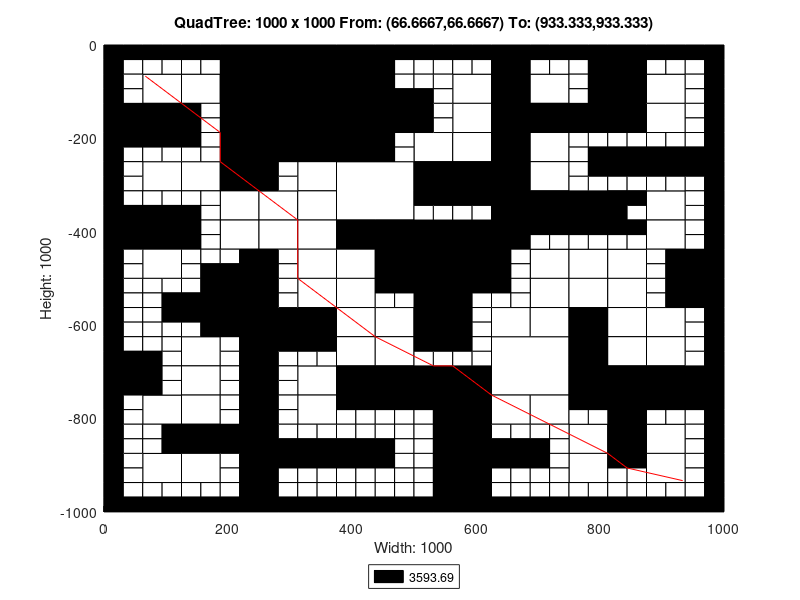

Write the MATLAB code that produced this figure.
axis([0 1000 -1000 0]);
title('QuadTree: 1000 x 1000 From: (66.6667,66.6667) To: (933.333,933.333)');
xlabel('Width: 1000');
ylabel('Height: 1000');
rectangle('Position',[250 -125 125 125], 'FaceColor',[0 0 0]);
rectangle('Position',[250 -250 125 125], 'FaceColor',[0 0 0]);
rectangle('Position',[375 -375 125 125], 'FaceColor',[1 1 1]);
rectangle('Position',[500 -500 125 125], 'FaceColor',[0 0 0]);
rectangle('Position',[625 -750 125 125], 'FaceColor',[1 1 1]);
rectangle('Position',[62.5 -125 62.5 62.5], 'FaceColor',[1 1 1]);
rectangle('Position',[187.5 -62.5 62.5 62.5], 'FaceColor',[0 0 0]);
rectangle('Position',[125 -125 62.5 62.5], 'FaceColor',[1 1 1]);
rectangle('Position',[187.5 -125 62.5 62.5], 'FaceColor',[0 0 0]);
rectangle('Position',[0 -187.5 62.5 62.5], 'FaceColor',[0 0 0]);
rectangle('Position',[62.5 -187.5 62.5 62.5], 'FaceColor',[0 0 0]);
rectangle('Position',[187.5 -187.5 62.5 62.5], 'FaceColor',[0 0 0]);
rectangle('Position',[187.5 -250 62.5 62.5], 'FaceColor',[0 0 0]);
rectangle('Position',[375 -62.5 62.5 62.5], 'FaceColor',[0 0 0]);
rectangle('Position',[375 -125 62.5 62.5], 'FaceColor',[0 0 0]);
rectangle('Position',[375 -187.5 62.5 62.5], 'FaceColor',[0 0 0]);
rectangle('Position',[437.5 -187.5 62.5 62.5], 'FaceColor',[0 0 0]);
rectangle('Position',[375 -250 62.5 62.5], 'FaceColor',[0 0 0]);
rectangle('Position',[62.5 -312.5 62.5 62.5], 'FaceColor',[1 1 1]);
rectangle('Position',[125 -312.5 62.5 62.5], 'FaceColor',[1 1 1]);
rectangle('Position',[187.5 -312.5 62.5 62.5], 'FaceColor',[0 0 0]);
rectangle('Position',[187.5 -375 62.5 62.5], 'FaceColor',[1 1 1]);
rectangle('Position',[0 -437.5 62.5 62.5], 'FaceColor',[0 0 0]);
rectangle('Position',[62.5 -437.5 62.5 62.5], 'FaceColor',[0 0 0]);
rectangle('Position',[62.5 -500 62.5 62.5], 'FaceColor',[1 1 1]);
rectangle('Position',[187.5 -437.5 62.5 62.5], 'FaceColor',[1 1 1]);
rectangle('Position',[312.5 -312.5 62.5 62.5], 'FaceColor',[1 1 1]);
rectangle('Position',[250 -375 62.5 62.5], 'FaceColor',[1 1 1]);
rectangle('Position',[312.5 -375 62.5 62.5], 'FaceColor',[1 1 1]);
rectangle('Position',[250 -437.5 62.5 62.5], 'FaceColor',[1 1 1]);
rectangle('Position',[312.5 -437.5 62.5 62.5], 'FaceColor',[1 1 1]);
rectangle('Position',[312.5 -500 62.5 62.5], 'FaceColor',[1 1 1]);
rectangle('Position',[375 -437.5 62.5 62.5], 'FaceColor',[0 0 0]);
rectangle('Position',[437.5 -437.5 62.5 62.5], 'FaceColor',[0 0 0]);
rectangle('Position',[375 -500 62.5 62.5], 'FaceColor',[1 1 1]);
rectangle('Position',[437.5 -500 62.5 62.5], 'FaceColor',[0 0 0]);
rectangle('Position',[562.5 -125 62.5 62.5], 'FaceColor',[1 1 1]);
rectangle('Position',[625 -62.5 62.5 62.5], 'FaceColor',[0 0 0]);
rectangle('Position',[625 -125 62.5 62.5], 'FaceColor',[0 0 0]);
rectangle('Position',[687.5 -125 62.5 62.5], 'FaceColor',[1 1 1]);
rectangle('Position',[562.5 -187.5 62.5 62.5], 'FaceColor',[1 1 1]);
rectangle('Position',[500 -250 62.5 62.5], 'FaceColor',[1 1 1]);
rectangle('Position',[562.5 -250 62.5 62.5], 'FaceColor',[1 1 1]);
rectangle('Position',[625 -187.5 62.5 62.5], 'FaceColor',[0 0 0]);
rectangle('Position',[687.5 -187.5 62.5 62.5], 'FaceColor',[0 0 0]);
rectangle('Position',[625 -250 62.5 62.5], 'FaceColor',[0 0 0]);
rectangle('Position',[687.5 -250 62.5 62.5], 'FaceColor',[1 1 1]);
rectangle('Position',[812.5 -62.5 62.5 62.5], 'FaceColor',[0 0 0]);
rectangle('Position',[812.5 -125 62.5 62.5], 'FaceColor',[0 0 0]);
rectangle('Position',[875 -125 62.5 62.5], 'FaceColor',[1 1 1]);
rectangle('Position',[750 -187.5 62.5 62.5], 'FaceColor',[0 0 0]);
rectangle('Position',[812.5 -187.5 62.5 62.5], 'FaceColor',[0 0 0]);
rectangle('Position',[875 -187.5 62.5 62.5], 'FaceColor',[1 1 1]);
rectangle('Position',[500 -312.5 62.5 62.5], 'FaceColor',[0 0 0]);
rectangle('Position',[562.5 -312.5 62.5 62.5], 'FaceColor',[0 0 0]);
rectangle('Position',[625 -312.5 62.5 62.5], 'FaceColor',[0 0 0]);
rectangle('Position',[687.5 -312.5 62.5 62.5], 'FaceColor',[1 1 1]);
rectangle('Position',[625 -375 62.5 62.5], 'FaceColor',[0 0 0]);
rectangle('Position',[687.5 -375 62.5 62.5], 'FaceColor',[0 0 0]);
rectangle('Position',[625 -437.5 62.5 62.5], 'FaceColor',[0 0 0]);
rectangle('Position',[687.5 -500 62.5 62.5], 'FaceColor',[1 1 1]);
rectangle('Position',[750 -375 62.5 62.5], 'FaceColor',[0 0 0]);
rectangle('Position',[875 -375 62.5 62.5], 'FaceColor',[1 1 1]);
rectangle('Position',[750 -500 62.5 62.5], 'FaceColor',[1 1 1]);
rectangle('Position',[812.5 -500 62.5 62.5], 'FaceColor',[1 1 1]);
rectangle('Position',[875 -437.5 62.5 62.5], 'FaceColor',[1 1 1]);
rectangle('Position',[937.5 -500 62.5 62.5], 'FaceColor',[0 0 0]);
rectangle('Position',[187.5 -562.5 62.5 62.5], 'FaceColor',[0 0 0]);
rectangle('Position',[187.5 -625 62.5 62.5], 'FaceColor',[0 0 0]);
rectangle('Position',[0 -750 62.5 62.5], 'FaceColor',[0 0 0]);
rectangle('Position',[125 -687.5 62.5 62.5], 'FaceColor',[1 1 1]);
rectangle('Position',[125 -750 62.5 62.5], 'FaceColor',[1 1 1]);
rectangle('Position',[312.5 -562.5 62.5 62.5], 'FaceColor',[1 1 1]);
rectangle('Position',[250 -625 62.5 62.5], 'FaceColor',[0 0 0]);
rectangle('Position',[312.5 -625 62.5 62.5], 'FaceColor',[0 0 0]);
rectangle('Position',[375 -562.5 62.5 62.5], 'FaceColor',[1 1 1]);
rectangle('Position',[375 -625 62.5 62.5], 'FaceColor',[1 1 1]);
rectangle('Position',[437.5 -625 62.5 62.5], 'FaceColor',[1 1 1]);
rectangle('Position',[312.5 -750 62.5 62.5], 'FaceColor',[1 1 1]);
rectangle('Position',[375 -687.5 62.5 62.5], 'FaceColor',[1 1 1]);
rectangle('Position',[437.5 -687.5 62.5 62.5], 'FaceColor',[1 1 1]);
rectangle('Position',[375 -750 62.5 62.5], 'FaceColor',[0 0 0]);
rectangle('Position',[437.5 -750 62.5 62.5], 'FaceColor',[0 0 0]);
rectangle('Position',[62.5 -812.5 62.5 62.5], 'FaceColor',[1 1 1]);
rectangle('Position',[125 -812.5 62.5 62.5], 'FaceColor',[1 1 1]);
rectangle('Position',[125 -875 62.5 62.5], 'FaceColor',[0 0 0]);
rectangle('Position',[187.5 -875 62.5 62.5], 'FaceColor',[0 0 0]);
rectangle('Position',[62.5 -937.5 62.5 62.5], 'FaceColor',[1 1 1]);
rectangle('Position',[125 -937.5 62.5 62.5], 'FaceColor',[1 1 1]);
rectangle('Position',[312.5 -812.5 62.5 62.5], 'FaceColor',[1 1 1]);
rectangle('Position',[500 -562.5 62.5 62.5], 'FaceColor',[0 0 0]);
rectangle('Position',[500 -625 62.5 62.5], 'FaceColor',[0 0 0]);
rectangle('Position',[687.5 -562.5 62.5 62.5], 'FaceColor',[1 1 1]);
rectangle('Position',[625 -625 62.5 62.5], 'FaceColor',[1 1 1]);
rectangle('Position',[687.5 -625 62.5 62.5], 'FaceColor',[1 1 1]);
rectangle('Position',[500 -750 62.5 62.5], 'FaceColor',[0 0 0]);
rectangle('Position',[562.5 -750 62.5 62.5], 'FaceColor',[0 0 0]);
rectangle('Position',[750 -562.5 62.5 62.5], 'FaceColor',[1 1 1]);
rectangle('Position',[812.5 -562.5 62.5 62.5], 'FaceColor',[1 1 1]);
rectangle('Position',[750 -625 62.5 62.5], 'FaceColor',[0 0 0]);
rectangle('Position',[812.5 -625 62.5 62.5], 'FaceColor',[1 1 1]);
rectangle('Position',[937.5 -562.5 62.5 62.5], 'FaceColor',[0 0 0]);
rectangle('Position',[875 -625 62.5 62.5], 'FaceColor',[1 1 1]);
rectangle('Position',[750 -687.5 62.5 62.5], 'FaceColor',[0 0 0]);
rectangle('Position',[812.5 -687.5 62.5 62.5], 'FaceColor',[1 1 1]);
rectangle('Position',[750 -750 62.5 62.5], 'FaceColor',[0 0 0]);
rectangle('Position',[812.5 -750 62.5 62.5], 'FaceColor',[0 0 0]);
rectangle('Position',[875 -687.5 62.5 62.5], 'FaceColor',[1 1 1]);
rectangle('Position',[875 -750 62.5 62.5], 'FaceColor',[0 0 0]);
rectangle('Position',[937.5 -750 62.5 62.5], 'FaceColor',[0 0 0]);
rectangle('Position',[562.5 -812.5 62.5 62.5], 'FaceColor',[0 0 0]);
rectangle('Position',[562.5 -875 62.5 62.5], 'FaceColor',[0 0 0]);
rectangle('Position',[625 -812.5 62.5 62.5], 'FaceColor',[1 1 1]);
rectangle('Position',[687.5 -812.5 62.5 62.5], 'FaceColor',[1 1 1]);
rectangle('Position',[562.5 -937.5 62.5 62.5], 'FaceColor',[0 0 0]);
rectangle('Position',[562.5 -1000 62.5 62.5], 'FaceColor',[0 0 0]);
rectangle('Position',[812.5 -812.5 62.5 62.5], 'FaceColor',[0 0 0]);
rectangle('Position',[750 -875 62.5 62.5], 'FaceColor',[1 1 1]);
rectangle('Position',[812.5 -875 62.5 62.5], 'FaceColor',[0 0 0]);
rectangle('Position',[875 -875 62.5 62.5], 'FaceColor',[1 1 1]);
rectangle('Position',[750 -937.5 62.5 62.5], 'FaceColor',[1 1 1]);
rectangle('Position',[875 -937.5 62.5 62.5], 'FaceColor',[1 1 1]);
rectangle('Position',[0 -31.25 31.25 31.25], 'FaceColor',[0 0 0]);
rectangle('Position',[31.25 -31.25 31.25 31.25], 'FaceColor',[0 0 0]);
rectangle('Position',[0 -62.5 31.25 31.25], 'FaceColor',[0 0 0]);
rectangle('Position',[31.25 -62.5 31.25 31.25], 'FaceColor',[1 1 1]);
rectangle('Position',[62.5 -31.25 31.25 31.25], 'FaceColor',[0 0 0]);
rectangle('Position',[93.75 -31.25 31.25 31.25], 'FaceColor',[0 0 0]);
rectangle('Position',[62.5 -62.5 31.25 31.25], 'FaceColor',[1 1 1]);
rectangle('Position',[93.75 -62.5 31.25 31.25], 'FaceColor',[1 1 1]);
rectangle('Position',[0 -93.75 31.25 31.25], 'FaceColor',[0 0 0]);
rectangle('Position',[31.25 -93.75 31.25 31.25], 'FaceColor',[1 1 1]);
rectangle('Position',[0 -125 31.25 31.25], 'FaceColor',[0 0 0]);
rectangle('Position',[31.25 -125 31.25 31.25], 'FaceColor',[1 1 1]);
rectangle('Position',[125 -31.25 31.25 31.25], 'FaceColor',[0 0 0]);
rectangle('Position',[156.25 -31.25 31.25 31.25], 'FaceColor',[0 0 0]);
rectangle('Position',[125 -62.5 31.25 31.25], 'FaceColor',[1 1 1]);
rectangle('Position',[156.25 -62.5 31.25 31.25], 'FaceColor',[1 1 1]);
rectangle('Position',[0 -218.75 31.25 31.25], 'FaceColor',[0 0 0]);
rectangle('Position',[31.25 -218.75 31.25 31.25], 'FaceColor',[0 0 0]);
rectangle('Position',[0 -250 31.25 31.25], 'FaceColor',[0 0 0]);
rectangle('Position',[31.25 -250 31.25 31.25], 'FaceColor',[1 1 1]);
rectangle('Position',[62.5 -218.75 31.25 31.25], 'FaceColor',[0 0 0]);
rectangle('Position',[93.75 -218.75 31.25 31.25], 'FaceColor',[0 0 0]);
rectangle('Position',[62.5 -250 31.25 31.25], 'FaceColor',[1 1 1]);
rectangle('Position',[93.75 -250 31.25 31.25], 'FaceColor',[1 1 1]);
rectangle('Position',[125 -156.25 31.25 31.25], 'FaceColor',[0 0 0]);
rectangle('Position',[156.25 -156.25 31.25 31.25], 'FaceColor',[1 1 1]);
rectangle('Position',[125 -187.5 31.25 31.25], 'FaceColor',[0 0 0]);
rectangle('Position',[156.25 -187.5 31.25 31.25], 'FaceColor',[1 1 1]);
rectangle('Position',[125 -218.75 31.25 31.25], 'FaceColor',[0 0 0]);
rectangle('Position',[156.25 -218.75 31.25 31.25], 'FaceColor',[1 1 1]);
rectangle('Position',[125 -250 31.25 31.25], 'FaceColor',[1 1 1]);
rectangle('Position',[156.25 -250 31.25 31.25], 'FaceColor',[1 1 1]);
rectangle('Position',[437.5 -31.25 31.25 31.25], 'FaceColor',[0 0 0]);
rectangle('Position',[468.75 -31.25 31.25 31.25], 'FaceColor',[0 0 0]);
rectangle('Position',[437.5 -62.5 31.25 31.25], 'FaceColor',[0 0 0]);
rectangle('Position',[468.75 -62.5 31.25 31.25], 'FaceColor',[1 1 1]);
rectangle('Position',[437.5 -93.75 31.25 31.25], 'FaceColor',[0 0 0]);
rectangle('Position',[468.75 -93.75 31.25 31.25], 'FaceColor',[1 1 1]);
rectangle('Position',[437.5 -125 31.25 31.25], 'FaceColor',[0 0 0]);
rectangle('Position',[468.75 -125 31.25 31.25], 'FaceColor',[0 0 0]);
rectangle('Position',[437.5 -218.75 31.25 31.25], 'FaceColor',[0 0 0]);
rectangle('Position',[468.75 -218.75 31.25 31.25], 'FaceColor',[1 1 1]);
rectangle('Position',[437.5 -250 31.25 31.25], 'FaceColor',[0 0 0]);
rectangle('Position',[468.75 -250 31.25 31.25], 'FaceColor',[1 1 1]);
rectangle('Position',[0 -281.25 31.25 31.25], 'FaceColor',[0 0 0]);
rectangle('Position',[31.25 -281.25 31.25 31.25], 'FaceColor',[1 1 1]);
rectangle('Position',[0 -312.5 31.25 31.25], 'FaceColor',[0 0 0]);
rectangle('Position',[31.25 -312.5 31.25 31.25], 'FaceColor',[1 1 1]);
rectangle('Position',[0 -343.75 31.25 31.25], 'FaceColor',[0 0 0]);
rectangle('Position',[31.25 -343.75 31.25 31.25], 'FaceColor',[1 1 1]);
rectangle('Position',[0 -375 31.25 31.25], 'FaceColor',[0 0 0]);
rectangle('Position',[31.25 -375 31.25 31.25], 'FaceColor',[0 0 0]);
rectangle('Position',[62.5 -343.75 31.25 31.25], 'FaceColor',[1 1 1]);
rectangle('Position',[93.75 -343.75 31.25 31.25], 'FaceColor',[1 1 1]);
rectangle('Position',[62.5 -375 31.25 31.25], 'FaceColor',[0 0 0]);
rectangle('Position',[93.75 -375 31.25 31.25], 'FaceColor',[0 0 0]);
rectangle('Position',[125 -343.75 31.25 31.25], 'FaceColor',[1 1 1]);
rectangle('Position',[156.25 -343.75 31.25 31.25], 'FaceColor',[1 1 1]);
rectangle('Position',[125 -375 31.25 31.25], 'FaceColor',[0 0 0]);
rectangle('Position',[156.25 -375 31.25 31.25], 'FaceColor',[1 1 1]);
rectangle('Position',[0 -468.75 31.25 31.25], 'FaceColor',[0 0 0]);
rectangle('Position',[31.25 -468.75 31.25 31.25], 'FaceColor',[1 1 1]);
rectangle('Position',[0 -500 31.25 31.25], 'FaceColor',[0 0 0]);
rectangle('Position',[31.25 -500 31.25 31.25], 'FaceColor',[1 1 1]);
rectangle('Position',[125 -406.25 31.25 31.25], 'FaceColor',[0 0 0]);
rectangle('Position',[156.25 -406.25 31.25 31.25], 'FaceColor',[1 1 1]);
rectangle('Position',[125 -437.5 31.25 31.25], 'FaceColor',[0 0 0]);
rectangle('Position',[156.25 -437.5 31.25 31.25], 'FaceColor',[1 1 1]);
rectangle('Position',[125 -468.75 31.25 31.25], 'FaceColor',[1 1 1]);
rectangle('Position',[156.25 -468.75 31.25 31.25], 'FaceColor',[1 1 1]);
rectangle('Position',[125 -500 31.25 31.25], 'FaceColor',[1 1 1]);
rectangle('Position',[156.25 -500 31.25 31.25], 'FaceColor',[0 0 0]);
rectangle('Position',[187.5 -468.75 31.25 31.25], 'FaceColor',[1 1 1]);
rectangle('Position',[218.75 -468.75 31.25 31.25], 'FaceColor',[0 0 0]);
rectangle('Position',[187.5 -500 31.25 31.25], 'FaceColor',[0 0 0]);
rectangle('Position',[218.75 -500 31.25 31.25], 'FaceColor',[0 0 0]);
rectangle('Position',[250 -281.25 31.25 31.25], 'FaceColor',[0 0 0]);
rectangle('Position',[281.25 -281.25 31.25 31.25], 'FaceColor',[1 1 1]);
rectangle('Position',[250 -312.5 31.25 31.25], 'FaceColor',[0 0 0]);
rectangle('Position',[281.25 -312.5 31.25 31.25], 'FaceColor',[1 1 1]);
rectangle('Position',[250 -468.75 31.25 31.25], 'FaceColor',[0 0 0]);
rectangle('Position',[281.25 -468.75 31.25 31.25], 'FaceColor',[1 1 1]);
rectangle('Position',[250 -500 31.25 31.25], 'FaceColor',[0 0 0]);
rectangle('Position',[281.25 -500 31.25 31.25], 'FaceColor',[1 1 1]);
rectangle('Position',[500 -31.25 31.25 31.25], 'FaceColor',[0 0 0]);
rectangle('Position',[531.25 -31.25 31.25 31.25], 'FaceColor',[0 0 0]);
rectangle('Position',[500 -62.5 31.25 31.25], 'FaceColor',[1 1 1]);
rectangle('Position',[531.25 -62.5 31.25 31.25], 'FaceColor',[1 1 1]);
rectangle('Position',[562.5 -31.25 31.25 31.25], 'FaceColor',[0 0 0]);
rectangle('Position',[593.75 -31.25 31.25 31.25], 'FaceColor',[0 0 0]);
rectangle('Position',[562.5 -62.5 31.25 31.25], 'FaceColor',[1 1 1]);
rectangle('Position',[593.75 -62.5 31.25 31.25], 'FaceColor',[1 1 1]);
rectangle('Position',[500 -93.75 31.25 31.25], 'FaceColor',[1 1 1]);
rectangle('Position',[531.25 -93.75 31.25 31.25], 'FaceColor',[1 1 1]);
rectangle('Position',[500 -125 31.25 31.25], 'FaceColor',[0 0 0]);
rectangle('Position',[531.25 -125 31.25 31.25], 'FaceColor',[1 1 1]);
rectangle('Position',[687.5 -31.25 31.25 31.25], 'FaceColor',[0 0 0]);
rectangle('Position',[718.75 -31.25 31.25 31.25], 'FaceColor',[0 0 0]);
rectangle('Position',[687.5 -62.5 31.25 31.25], 'FaceColor',[1 1 1]);
rectangle('Position',[718.75 -62.5 31.25 31.25], 'FaceColor',[1 1 1]);
rectangle('Position',[500 -156.25 31.25 31.25], 'FaceColor',[0 0 0]);
rectangle('Position',[531.25 -156.25 31.25 31.25], 'FaceColor',[1 1 1]);
rectangle('Position',[500 -187.5 31.25 31.25], 'FaceColor',[0 0 0]);
rectangle('Position',[531.25 -187.5 31.25 31.25], 'FaceColor',[1 1 1]);
rectangle('Position',[750 -31.25 31.25 31.25], 'FaceColor',[0 0 0]);
rectangle('Position',[781.25 -31.25 31.25 31.25], 'FaceColor',[0 0 0]);
rectangle('Position',[750 -62.5 31.25 31.25], 'FaceColor',[1 1 1]);
rectangle('Position',[781.25 -62.5 31.25 31.25], 'FaceColor',[0 0 0]);
rectangle('Position',[750 -93.75 31.25 31.25], 'FaceColor',[1 1 1]);
rectangle('Position',[781.25 -93.75 31.25 31.25], 'FaceColor',[0 0 0]);
rectangle('Position',[750 -125 31.25 31.25], 'FaceColor',[1 1 1]);
rectangle('Position',[781.25 -125 31.25 31.25], 'FaceColor',[0 0 0]);
rectangle('Position',[875 -31.25 31.25 31.25], 'FaceColor',[0 0 0]);
rectangle('Position',[906.25 -31.25 31.25 31.25], 'FaceColor',[0 0 0]);
rectangle('Position',[875 -62.5 31.25 31.25], 'FaceColor',[1 1 1]);
rectangle('Position',[906.25 -62.5 31.25 31.25], 'FaceColor',[1 1 1]);
rectangle('Position',[937.5 -31.25 31.25 31.25], 'FaceColor',[0 0 0]);
rectangle('Position',[968.75 -31.25 31.25 31.25], 'FaceColor',[0 0 0]);
rectangle('Position',[937.5 -62.5 31.25 31.25], 'FaceColor',[1 1 1]);
rectangle('Position',[968.75 -62.5 31.25 31.25], 'FaceColor',[0 0 0]);
rectangle('Position',[937.5 -93.75 31.25 31.25], 'FaceColor',[1 1 1]);
rectangle('Position',[968.75 -93.75 31.25 31.25], 'FaceColor',[0 0 0]);
rectangle('Position',[937.5 -125 31.25 31.25], 'FaceColor',[1 1 1]);
rectangle('Position',[968.75 -125 31.25 31.25], 'FaceColor',[0 0 0]);
rectangle('Position',[750 -218.75 31.25 31.25], 'FaceColor',[1 1 1]);
rectangle('Position',[781.25 -218.75 31.25 31.25], 'FaceColor',[1 1 1]);
rectangle('Position',[750 -250 31.25 31.25], 'FaceColor',[1 1 1]);
rectangle('Position',[781.25 -250 31.25 31.25], 'FaceColor',[0 0 0]);
rectangle('Position',[812.5 -218.75 31.25 31.25], 'FaceColor',[1 1 1]);
rectangle('Position',[843.75 -218.75 31.25 31.25], 'FaceColor',[1 1 1]);
rectangle('Position',[812.5 -250 31.25 31.25], 'FaceColor',[0 0 0]);
rectangle('Position',[843.75 -250 31.25 31.25], 'FaceColor',[0 0 0]);
rectangle('Position',[937.5 -156.25 31.25 31.25], 'FaceColor',[1 1 1]);
rectangle('Position',[968.75 -156.25 31.25 31.25], 'FaceColor',[0 0 0]);
rectangle('Position',[937.5 -187.5 31.25 31.25], 'FaceColor',[1 1 1]);
rectangle('Position',[968.75 -187.5 31.25 31.25], 'FaceColor',[0 0 0]);
rectangle('Position',[875 -218.75 31.25 31.25], 'FaceColor',[1 1 1]);
rectangle('Position',[906.25 -218.75 31.25 31.25], 'FaceColor',[1 1 1]);
rectangle('Position',[875 -250 31.25 31.25], 'FaceColor',[0 0 0]);
rectangle('Position',[906.25 -250 31.25 31.25], 'FaceColor',[0 0 0]);
rectangle('Position',[937.5 -218.75 31.25 31.25], 'FaceColor',[1 1 1]);
rectangle('Position',[968.75 -218.75 31.25 31.25], 'FaceColor',[0 0 0]);
rectangle('Position',[937.5 -250 31.25 31.25], 'FaceColor',[0 0 0]);
rectangle('Position',[968.75 -250 31.25 31.25], 'FaceColor',[0 0 0]);
rectangle('Position',[500 -343.75 31.25 31.25], 'FaceColor',[0 0 0]);
rectangle('Position',[531.25 -343.75 31.25 31.25], 'FaceColor',[0 0 0]);
rectangle('Position',[500 -375 31.25 31.25], 'FaceColor',[1 1 1]);
rectangle('Position',[531.25 -375 31.25 31.25], 'FaceColor',[1 1 1]);
rectangle('Position',[562.5 -343.75 31.25 31.25], 'FaceColor',[0 0 0]);
rectangle('Position',[593.75 -343.75 31.25 31.25], 'FaceColor',[0 0 0]);
rectangle('Position',[562.5 -375 31.25 31.25], 'FaceColor',[1 1 1]);
rectangle('Position',[593.75 -375 31.25 31.25], 'FaceColor',[1 1 1]);
rectangle('Position',[687.5 -406.25 31.25 31.25], 'FaceColor',[0 0 0]);
rectangle('Position',[718.75 -406.25 31.25 31.25], 'FaceColor',[0 0 0]);
rectangle('Position',[687.5 -437.5 31.25 31.25], 'FaceColor',[1 1 1]);
rectangle('Position',[718.75 -437.5 31.25 31.25], 'FaceColor',[1 1 1]);
rectangle('Position',[625 -468.75 31.25 31.25], 'FaceColor',[0 0 0]);
rectangle('Position',[656.25 -468.75 31.25 31.25], 'FaceColor',[1 1 1]);
rectangle('Position',[625 -500 31.25 31.25], 'FaceColor',[0 0 0]);
rectangle('Position',[656.25 -500 31.25 31.25], 'FaceColor',[1 1 1]);
rectangle('Position',[750 -281.25 31.25 31.25], 'FaceColor',[1 1 1]);
rectangle('Position',[781.25 -281.25 31.25 31.25], 'FaceColor',[0 0 0]);
rectangle('Position',[750 -312.5 31.25 31.25], 'FaceColor',[1 1 1]);
rectangle('Position',[781.25 -312.5 31.25 31.25], 'FaceColor',[1 1 1]);
rectangle('Position',[812.5 -281.25 31.25 31.25], 'FaceColor',[0 0 0]);
rectangle('Position',[843.75 -281.25 31.25 31.25], 'FaceColor',[0 0 0]);
rectangle('Position',[812.5 -312.5 31.25 31.25], 'FaceColor',[1 1 1]);
rectangle('Position',[843.75 -312.5 31.25 31.25], 'FaceColor',[1 1 1]);
rectangle('Position',[812.5 -343.75 31.25 31.25], 'FaceColor',[0 0 0]);
rectangle('Position',[843.75 -343.75 31.25 31.25], 'FaceColor',[0 0 0]);
rectangle('Position',[812.5 -375 31.25 31.25], 'FaceColor',[0 0 0]);
rectangle('Position',[843.75 -375 31.25 31.25], 'FaceColor',[1 1 1]);
rectangle('Position',[875 -281.25 31.25 31.25], 'FaceColor',[0 0 0]);
rectangle('Position',[906.25 -281.25 31.25 31.25], 'FaceColor',[0 0 0]);
rectangle('Position',[875 -312.5 31.25 31.25], 'FaceColor',[1 1 1]);
rectangle('Position',[906.25 -312.5 31.25 31.25], 'FaceColor',[1 1 1]);
rectangle('Position',[937.5 -281.25 31.25 31.25], 'FaceColor',[0 0 0]);
rectangle('Position',[968.75 -281.25 31.25 31.25], 'FaceColor',[0 0 0]);
rectangle('Position',[937.5 -312.5 31.25 31.25], 'FaceColor',[1 1 1]);
rectangle('Position',[968.75 -312.5 31.25 31.25], 'FaceColor',[0 0 0]);
rectangle('Position',[937.5 -343.75 31.25 31.25], 'FaceColor',[1 1 1]);
rectangle('Position',[968.75 -343.75 31.25 31.25], 'FaceColor',[0 0 0]);
rectangle('Position',[937.5 -375 31.25 31.25], 'FaceColor',[1 1 1]);
rectangle('Position',[968.75 -375 31.25 31.25], 'FaceColor',[0 0 0]);
rectangle('Position',[750 -406.25 31.25 31.25], 'FaceColor',[0 0 0]);
rectangle('Position',[781.25 -406.25 31.25 31.25], 'FaceColor',[0 0 0]);
rectangle('Position',[750 -437.5 31.25 31.25], 'FaceColor',[1 1 1]);
rectangle('Position',[781.25 -437.5 31.25 31.25], 'FaceColor',[1 1 1]);
rectangle('Position',[812.5 -406.25 31.25 31.25], 'FaceColor',[0 0 0]);
rectangle('Position',[843.75 -406.25 31.25 31.25], 'FaceColor',[0 0 0]);
rectangle('Position',[812.5 -437.5 31.25 31.25], 'FaceColor',[1 1 1]);
rectangle('Position',[843.75 -437.5 31.25 31.25], 'FaceColor',[1 1 1]);
rectangle('Position',[937.5 -406.25 31.25 31.25], 'FaceColor',[1 1 1]);
rectangle('Position',[968.75 -406.25 31.25 31.25], 'FaceColor',[0 0 0]);
rectangle('Position',[937.5 -437.5 31.25 31.25], 'FaceColor',[1 1 1]);
rectangle('Position',[968.75 -437.5 31.25 31.25], 'FaceColor',[0 0 0]);
rectangle('Position',[875 -468.75 31.25 31.25], 'FaceColor',[1 1 1]);
rectangle('Position',[906.25 -468.75 31.25 31.25], 'FaceColor',[0 0 0]);
rectangle('Position',[875 -500 31.25 31.25], 'FaceColor',[1 1 1]);
rectangle('Position',[906.25 -500 31.25 31.25], 'FaceColor',[0 0 0]);
rectangle('Position',[0 -531.25 31.25 31.25], 'FaceColor',[0 0 0]);
rectangle('Position',[31.25 -531.25 31.25 31.25], 'FaceColor',[1 1 1]);
rectangle('Position',[0 -562.5 31.25 31.25], 'FaceColor',[0 0 0]);
rectangle('Position',[31.25 -562.5 31.25 31.25], 'FaceColor',[1 1 1]);
rectangle('Position',[62.5 -531.25 31.25 31.25], 'FaceColor',[1 1 1]);
rectangle('Position',[93.75 -531.25 31.25 31.25], 'FaceColor',[1 1 1]);
rectangle('Position',[62.5 -562.5 31.25 31.25], 'FaceColor',[1 1 1]);
rectangle('Position',[93.75 -562.5 31.25 31.25], 'FaceColor',[0 0 0]);
rectangle('Position',[0 -593.75 31.25 31.25], 'FaceColor',[0 0 0]);
rectangle('Position',[31.25 -593.75 31.25 31.25], 'FaceColor',[1 1 1]);
rectangle('Position',[0 -625 31.25 31.25], 'FaceColor',[0 0 0]);
rectangle('Position',[31.25 -625 31.25 31.25], 'FaceColor',[1 1 1]);
rectangle('Position',[62.5 -593.75 31.25 31.25], 'FaceColor',[1 1 1]);
rectangle('Position',[93.75 -593.75 31.25 31.25], 'FaceColor',[0 0 0]);
rectangle('Position',[62.5 -625 31.25 31.25], 'FaceColor',[1 1 1]);
rectangle('Position',[93.75 -625 31.25 31.25], 'FaceColor',[1 1 1]);
rectangle('Position',[125 -531.25 31.25 31.25], 'FaceColor',[1 1 1]);
rectangle('Position',[156.25 -531.25 31.25 31.25], 'FaceColor',[0 0 0]);
rectangle('Position',[125 -562.5 31.25 31.25], 'FaceColor',[0 0 0]);
rectangle('Position',[156.25 -562.5 31.25 31.25], 'FaceColor',[0 0 0]);
rectangle('Position',[125 -593.75 31.25 31.25], 'FaceColor',[0 0 0]);
rectangle('Position',[156.25 -593.75 31.25 31.25], 'FaceColor',[0 0 0]);
rectangle('Position',[125 -625 31.25 31.25], 'FaceColor',[1 1 1]);
rectangle('Position',[156.25 -625 31.25 31.25], 'FaceColor',[0 0 0]);
rectangle('Position',[0 -656.25 31.25 31.25], 'FaceColor',[0 0 0]);
rectangle('Position',[31.25 -656.25 31.25 31.25], 'FaceColor',[1 1 1]);
rectangle('Position',[0 -687.5 31.25 31.25], 'FaceColor',[0 0 0]);
rectangle('Position',[31.25 -687.5 31.25 31.25], 'FaceColor',[0 0 0]);
rectangle('Position',[62.5 -656.25 31.25 31.25], 'FaceColor',[1 1 1]);
rectangle('Position',[93.75 -656.25 31.25 31.25], 'FaceColor',[1 1 1]);
rectangle('Position',[62.5 -687.5 31.25 31.25], 'FaceColor',[0 0 0]);
rectangle('Position',[93.75 -687.5 31.25 31.25], 'FaceColor',[1 1 1]);
rectangle('Position',[62.5 -718.75 31.25 31.25], 'FaceColor',[0 0 0]);
rectangle('Position',[93.75 -718.75 31.25 31.25], 'FaceColor',[1 1 1]);
rectangle('Position',[62.5 -750 31.25 31.25], 'FaceColor',[0 0 0]);
rectangle('Position',[93.75 -750 31.25 31.25], 'FaceColor',[1 1 1]);
rectangle('Position',[187.5 -656.25 31.25 31.25], 'FaceColor',[1 1 1]);
rectangle('Position',[218.75 -656.25 31.25 31.25], 'FaceColor',[0 0 0]);
rectangle('Position',[187.5 -687.5 31.25 31.25], 'FaceColor',[1 1 1]);
rectangle('Position',[218.75 -687.5 31.25 31.25], 'FaceColor',[0 0 0]);
rectangle('Position',[187.5 -718.75 31.25 31.25], 'FaceColor',[1 1 1]);
rectangle('Position',[218.75 -718.75 31.25 31.25], 'FaceColor',[0 0 0]);
rectangle('Position',[187.5 -750 31.25 31.25], 'FaceColor',[1 1 1]);
rectangle('Position',[218.75 -750 31.25 31.25], 'FaceColor',[0 0 0]);
rectangle('Position',[250 -531.25 31.25 31.25], 'FaceColor',[0 0 0]);
rectangle('Position',[281.25 -531.25 31.25 31.25], 'FaceColor',[1 1 1]);
rectangle('Position',[250 -562.5 31.25 31.25], 'FaceColor',[0 0 0]);
rectangle('Position',[281.25 -562.5 31.25 31.25], 'FaceColor',[1 1 1]);
rectangle('Position',[437.5 -531.25 31.25 31.25], 'FaceColor',[0 0 0]);
rectangle('Position',[468.75 -531.25 31.25 31.25], 'FaceColor',[0 0 0]);
rectangle('Position',[437.5 -562.5 31.25 31.25], 'FaceColor',[1 1 1]);
rectangle('Position',[468.75 -562.5 31.25 31.25], 'FaceColor',[1 1 1]);
rectangle('Position',[250 -656.25 31.25 31.25], 'FaceColor',[0 0 0]);
rectangle('Position',[281.25 -656.25 31.25 31.25], 'FaceColor',[0 0 0]);
rectangle('Position',[250 -687.5 31.25 31.25], 'FaceColor',[0 0 0]);
rectangle('Position',[281.25 -687.5 31.25 31.25], 'FaceColor',[1 1 1]);
rectangle('Position',[312.5 -656.25 31.25 31.25], 'FaceColor',[0 0 0]);
rectangle('Position',[343.75 -656.25 31.25 31.25], 'FaceColor',[0 0 0]);
rectangle('Position',[312.5 -687.5 31.25 31.25], 'FaceColor',[1 1 1]);
rectangle('Position',[343.75 -687.5 31.25 31.25], 'FaceColor',[1 1 1]);
rectangle('Position',[250 -718.75 31.25 31.25], 'FaceColor',[0 0 0]);
rectangle('Position',[281.25 -718.75 31.25 31.25], 'FaceColor',[1 1 1]);
rectangle('Position',[250 -750 31.25 31.25], 'FaceColor',[0 0 0]);
rectangle('Position',[281.25 -750 31.25 31.25], 'FaceColor',[1 1 1]);
rectangle('Position',[0 -781.25 31.25 31.25], 'FaceColor',[0 0 0]);
rectangle('Position',[31.25 -781.25 31.25 31.25], 'FaceColor',[1 1 1]);
rectangle('Position',[0 -812.5 31.25 31.25], 'FaceColor',[0 0 0]);
rectangle('Position',[31.25 -812.5 31.25 31.25], 'FaceColor',[1 1 1]);
rectangle('Position',[0 -843.75 31.25 31.25], 'FaceColor',[0 0 0]);
rectangle('Position',[31.25 -843.75 31.25 31.25], 'FaceColor',[1 1 1]);
rectangle('Position',[0 -875 31.25 31.25], 'FaceColor',[0 0 0]);
rectangle('Position',[31.25 -875 31.25 31.25], 'FaceColor',[1 1 1]);
rectangle('Position',[62.5 -843.75 31.25 31.25], 'FaceColor',[1 1 1]);
rectangle('Position',[93.75 -843.75 31.25 31.25], 'FaceColor',[0 0 0]);
rectangle('Position',[62.5 -875 31.25 31.25], 'FaceColor',[1 1 1]);
rectangle('Position',[93.75 -875 31.25 31.25], 'FaceColor',[0 0 0]);
rectangle('Position',[187.5 -781.25 31.25 31.25], 'FaceColor',[1 1 1]);
rectangle('Position',[218.75 -781.25 31.25 31.25], 'FaceColor',[0 0 0]);
rectangle('Position',[187.5 -812.5 31.25 31.25], 'FaceColor',[1 1 1]);
rectangle('Position',[218.75 -812.5 31.25 31.25], 'FaceColor',[0 0 0]);
rectangle('Position',[0 -906.25 31.25 31.25], 'FaceColor',[0 0 0]);
rectangle('Position',[31.25 -906.25 31.25 31.25], 'FaceColor',[1 1 1]);
rectangle('Position',[0 -937.5 31.25 31.25], 'FaceColor',[0 0 0]);
rectangle('Position',[31.25 -937.5 31.25 31.25], 'FaceColor',[1 1 1]);
rectangle('Position',[0 -968.75 31.25 31.25], 'FaceColor',[0 0 0]);
rectangle('Position',[31.25 -968.75 31.25 31.25], 'FaceColor',[1 1 1]);
rectangle('Position',[0 -1000 31.25 31.25], 'FaceColor',[0 0 0]);
rectangle('Position',[31.25 -1000 31.25 31.25], 'FaceColor',[0 0 0]);
rectangle('Position',[62.5 -968.75 31.25 31.25], 'FaceColor',[1 1 1]);
rectangle('Position',[93.75 -968.75 31.25 31.25], 'FaceColor',[1 1 1]);
rectangle('Position',[62.5 -1000 31.25 31.25], 'FaceColor',[0 0 0]);
rectangle('Position',[93.75 -1000 31.25 31.25], 'FaceColor',[0 0 0]);
rectangle('Position',[187.5 -906.25 31.25 31.25], 'FaceColor',[1 1 1]);
rectangle('Position',[218.75 -906.25 31.25 31.25], 'FaceColor',[0 0 0]);
rectangle('Position',[187.5 -937.5 31.25 31.25], 'FaceColor',[1 1 1]);
rectangle('Position',[218.75 -937.5 31.25 31.25], 'FaceColor',[0 0 0]);
rectangle('Position',[125 -968.75 31.25 31.25], 'FaceColor',[1 1 1]);
rectangle('Position',[156.25 -968.75 31.25 31.25], 'FaceColor',[1 1 1]);
rectangle('Position',[125 -1000 31.25 31.25], 'FaceColor',[0 0 0]);
rectangle('Position',[156.25 -1000 31.25 31.25], 'FaceColor',[0 0 0]);
rectangle('Position',[187.5 -968.75 31.25 31.25], 'FaceColor',[1 1 1]);
rectangle('Position',[218.75 -968.75 31.25 31.25], 'FaceColor',[0 0 0]);
rectangle('Position',[187.5 -1000 31.25 31.25], 'FaceColor',[0 0 0]);
rectangle('Position',[218.75 -1000 31.25 31.25], 'FaceColor',[0 0 0]);
rectangle('Position',[250 -781.25 31.25 31.25], 'FaceColor',[0 0 0]);
rectangle('Position',[281.25 -781.25 31.25 31.25], 'FaceColor',[1 1 1]);
rectangle('Position',[250 -812.5 31.25 31.25], 'FaceColor',[0 0 0]);
rectangle('Position',[281.25 -812.5 31.25 31.25], 'FaceColor',[1 1 1]);
rectangle('Position',[250 -843.75 31.25 31.25], 'FaceColor',[0 0 0]);
rectangle('Position',[281.25 -843.75 31.25 31.25], 'FaceColor',[1 1 1]);
rectangle('Position',[250 -875 31.25 31.25], 'FaceColor',[0 0 0]);
rectangle('Position',[281.25 -875 31.25 31.25], 'FaceColor',[0 0 0]);
rectangle('Position',[312.5 -843.75 31.25 31.25], 'FaceColor',[1 1 1]);
rectangle('Position',[343.75 -843.75 31.25 31.25], 'FaceColor',[1 1 1]);
rectangle('Position',[312.5 -875 31.25 31.25], 'FaceColor',[0 0 0]);
rectangle('Position',[343.75 -875 31.25 31.25], 'FaceColor',[0 0 0]);
rectangle('Position',[375 -781.25 31.25 31.25], 'FaceColor',[0 0 0]);
rectangle('Position',[406.25 -781.25 31.25 31.25], 'FaceColor',[0 0 0]);
rectangle('Position',[375 -812.5 31.25 31.25], 'FaceColor',[1 1 1]);
rectangle('Position',[406.25 -812.5 31.25 31.25], 'FaceColor',[1 1 1]);
rectangle('Position',[437.5 -781.25 31.25 31.25], 'FaceColor',[0 0 0]);
rectangle('Position',[468.75 -781.25 31.25 31.25], 'FaceColor',[0 0 0]);
rectangle('Position',[437.5 -812.5 31.25 31.25], 'FaceColor',[1 1 1]);
rectangle('Position',[468.75 -812.5 31.25 31.25], 'FaceColor',[1 1 1]);
rectangle('Position',[375 -843.75 31.25 31.25], 'FaceColor',[1 1 1]);
rectangle('Position',[406.25 -843.75 31.25 31.25], 'FaceColor',[1 1 1]);
rectangle('Position',[375 -875 31.25 31.25], 'FaceColor',[0 0 0]);
rectangle('Position',[406.25 -875 31.25 31.25], 'FaceColor',[0 0 0]);
rectangle('Position',[437.5 -843.75 31.25 31.25], 'FaceColor',[1 1 1]);
rectangle('Position',[468.75 -843.75 31.25 31.25], 'FaceColor',[1 1 1]);
rectangle('Position',[437.5 -875 31.25 31.25], 'FaceColor',[0 0 0]);
rectangle('Position',[468.75 -875 31.25 31.25], 'FaceColor',[1 1 1]);
rectangle('Position',[250 -906.25 31.25 31.25], 'FaceColor',[0 0 0]);
rectangle('Position',[281.25 -906.25 31.25 31.25], 'FaceColor',[0 0 0]);
rectangle('Position',[250 -937.5 31.25 31.25], 'FaceColor',[0 0 0]);
rectangle('Position',[281.25 -937.5 31.25 31.25], 'FaceColor',[1 1 1]);
rectangle('Position',[312.5 -906.25 31.25 31.25], 'FaceColor',[0 0 0]);
rectangle('Position',[343.75 -906.25 31.25 31.25], 'FaceColor',[0 0 0]);
rectangle('Position',[312.5 -937.5 31.25 31.25], 'FaceColor',[1 1 1]);
rectangle('Position',[343.75 -937.5 31.25 31.25], 'FaceColor',[1 1 1]);
rectangle('Position',[250 -968.75 31.25 31.25], 'FaceColor',[0 0 0]);
rectangle('Position',[281.25 -968.75 31.25 31.25], 'FaceColor',[1 1 1]);
rectangle('Position',[250 -1000 31.25 31.25], 'FaceColor',[0 0 0]);
rectangle('Position',[281.25 -1000 31.25 31.25], 'FaceColor',[0 0 0]);
rectangle('Position',[312.5 -968.75 31.25 31.25], 'FaceColor',[1 1 1]);
rectangle('Position',[343.75 -968.75 31.25 31.25], 'FaceColor',[1 1 1]);
rectangle('Position',[312.5 -1000 31.25 31.25], 'FaceColor',[0 0 0]);
rectangle('Position',[343.75 -1000 31.25 31.25], 'FaceColor',[0 0 0]);
rectangle('Position',[375 -906.25 31.25 31.25], 'FaceColor',[0 0 0]);
rectangle('Position',[406.25 -906.25 31.25 31.25], 'FaceColor',[0 0 0]);
rectangle('Position',[375 -937.5 31.25 31.25], 'FaceColor',[1 1 1]);
rectangle('Position',[406.25 -937.5 31.25 31.25], 'FaceColor',[1 1 1]);
rectangle('Position',[437.5 -906.25 31.25 31.25], 'FaceColor',[0 0 0]);
rectangle('Position',[468.75 -906.25 31.25 31.25], 'FaceColor',[1 1 1]);
rectangle('Position',[437.5 -937.5 31.25 31.25], 'FaceColor',[1 1 1]);
rectangle('Position',[468.75 -937.5 31.25 31.25], 'FaceColor',[1 1 1]);
rectangle('Position',[375 -968.75 31.25 31.25], 'FaceColor',[1 1 1]);
rectangle('Position',[406.25 -968.75 31.25 31.25], 'FaceColor',[1 1 1]);
rectangle('Position',[375 -1000 31.25 31.25], 'FaceColor',[0 0 0]);
rectangle('Position',[406.25 -1000 31.25 31.25], 'FaceColor',[0 0 0]);
rectangle('Position',[437.5 -968.75 31.25 31.25], 'FaceColor',[1 1 1]);
rectangle('Position',[468.75 -968.75 31.25 31.25], 'FaceColor',[1 1 1]);
rectangle('Position',[437.5 -1000 31.25 31.25], 'FaceColor',[0 0 0]);
rectangle('Position',[468.75 -1000 31.25 31.25], 'FaceColor',[0 0 0]);
rectangle('Position',[562.5 -531.25 31.25 31.25], 'FaceColor',[0 0 0]);
rectangle('Position',[593.75 -531.25 31.25 31.25], 'FaceColor',[0 0 0]);
rectangle('Position',[562.5 -562.5 31.25 31.25], 'FaceColor',[0 0 0]);
rectangle('Position',[593.75 -562.5 31.25 31.25], 'FaceColor',[1 1 1]);
rectangle('Position',[562.5 -593.75 31.25 31.25], 'FaceColor',[0 0 0]);
rectangle('Position',[593.75 -593.75 31.25 31.25], 'FaceColor',[1 1 1]);
rectangle('Position',[562.5 -625 31.25 31.25], 'FaceColor',[0 0 0]);
rectangle('Position',[593.75 -625 31.25 31.25], 'FaceColor',[1 1 1]);
rectangle('Position',[625 -531.25 31.25 31.25], 'FaceColor',[0 0 0]);
rectangle('Position',[656.25 -531.25 31.25 31.25], 'FaceColor',[1 1 1]);
rectangle('Position',[625 -562.5 31.25 31.25], 'FaceColor',[1 1 1]);
rectangle('Position',[656.25 -562.5 31.25 31.25], 'FaceColor',[1 1 1]);
rectangle('Position',[500 -656.25 31.25 31.25], 'FaceColor',[0 0 0]);
rectangle('Position',[531.25 -656.25 31.25 31.25], 'FaceColor',[0 0 0]);
rectangle('Position',[500 -687.5 31.25 31.25], 'FaceColor',[1 1 1]);
rectangle('Position',[531.25 -687.5 31.25 31.25], 'FaceColor',[1 1 1]);
rectangle('Position',[562.5 -656.25 31.25 31.25], 'FaceColor',[0 0 0]);
rectangle('Position',[593.75 -656.25 31.25 31.25], 'FaceColor',[1 1 1]);
rectangle('Position',[562.5 -687.5 31.25 31.25], 'FaceColor',[1 1 1]);
rectangle('Position',[593.75 -687.5 31.25 31.25], 'FaceColor',[1 1 1]);
rectangle('Position',[875 -531.25 31.25 31.25], 'FaceColor',[1 1 1]);
rectangle('Position',[906.25 -531.25 31.25 31.25], 'FaceColor',[0 0 0]);
rectangle('Position',[875 -562.5 31.25 31.25], 'FaceColor',[1 1 1]);
rectangle('Position',[906.25 -562.5 31.25 31.25], 'FaceColor',[0 0 0]);
rectangle('Position',[937.5 -593.75 31.25 31.25], 'FaceColor',[1 1 1]);
rectangle('Position',[968.75 -593.75 31.25 31.25], 'FaceColor',[0 0 0]);
rectangle('Position',[937.5 -625 31.25 31.25], 'FaceColor',[1 1 1]);
rectangle('Position',[968.75 -625 31.25 31.25], 'FaceColor',[0 0 0]);
rectangle('Position',[937.5 -656.25 31.25 31.25], 'FaceColor',[1 1 1]);
rectangle('Position',[968.75 -656.25 31.25 31.25], 'FaceColor',[0 0 0]);
rectangle('Position',[937.5 -687.5 31.25 31.25], 'FaceColor',[1 1 1]);
rectangle('Position',[968.75 -687.5 31.25 31.25], 'FaceColor',[0 0 0]);
rectangle('Position',[500 -781.25 31.25 31.25], 'FaceColor',[0 0 0]);
rectangle('Position',[531.25 -781.25 31.25 31.25], 'FaceColor',[0 0 0]);
rectangle('Position',[500 -812.5 31.25 31.25], 'FaceColor',[1 1 1]);
rectangle('Position',[531.25 -812.5 31.25 31.25], 'FaceColor',[0 0 0]);
rectangle('Position',[500 -843.75 31.25 31.25], 'FaceColor',[1 1 1]);
rectangle('Position',[531.25 -843.75 31.25 31.25], 'FaceColor',[0 0 0]);
rectangle('Position',[500 -875 31.25 31.25], 'FaceColor',[1 1 1]);
rectangle('Position',[531.25 -875 31.25 31.25], 'FaceColor',[0 0 0]);
rectangle('Position',[625 -843.75 31.25 31.25], 'FaceColor',[1 1 1]);
rectangle('Position',[656.25 -843.75 31.25 31.25], 'FaceColor',[1 1 1]);
rectangle('Position',[625 -875 31.25 31.25], 'FaceColor',[0 0 0]);
rectangle('Position',[656.25 -875 31.25 31.25], 'FaceColor',[0 0 0]);
rectangle('Position',[687.5 -843.75 31.25 31.25], 'FaceColor',[1 1 1]);
rectangle('Position',[718.75 -843.75 31.25 31.25], 'FaceColor',[1 1 1]);
rectangle('Position',[687.5 -875 31.25 31.25], 'FaceColor',[0 0 0]);
rectangle('Position',[718.75 -875 31.25 31.25], 'FaceColor',[1 1 1]);
rectangle('Position',[500 -906.25 31.25 31.25], 'FaceColor',[1 1 1]);
rectangle('Position',[531.25 -906.25 31.25 31.25], 'FaceColor',[0 0 0]);
rectangle('Position',[500 -937.5 31.25 31.25], 'FaceColor',[1 1 1]);
rectangle('Position',[531.25 -937.5 31.25 31.25], 'FaceColor',[0 0 0]);
rectangle('Position',[500 -968.75 31.25 31.25], 'FaceColor',[1 1 1]);
rectangle('Position',[531.25 -968.75 31.25 31.25], 'FaceColor',[0 0 0]);
rectangle('Position',[500 -1000 31.25 31.25], 'FaceColor',[0 0 0]);
rectangle('Position',[531.25 -1000 31.25 31.25], 'FaceColor',[0 0 0]);
rectangle('Position',[625 -906.25 31.25 31.25], 'FaceColor',[0 0 0]);
rectangle('Position',[656.25 -906.25 31.25 31.25], 'FaceColor',[0 0 0]);
rectangle('Position',[625 -937.5 31.25 31.25], 'FaceColor',[1 1 1]);
rectangle('Position',[656.25 -937.5 31.25 31.25], 'FaceColor',[1 1 1]);
rectangle('Position',[687.5 -906.25 31.25 31.25], 'FaceColor',[0 0 0]);
rectangle('Position',[718.75 -906.25 31.25 31.25], 'FaceColor',[1 1 1]);
rectangle('Position',[687.5 -937.5 31.25 31.25], 'FaceColor',[1 1 1]);
rectangle('Position',[718.75 -937.5 31.25 31.25], 'FaceColor',[1 1 1]);
rectangle('Position',[625 -968.75 31.25 31.25], 'FaceColor',[1 1 1]);
rectangle('Position',[656.25 -968.75 31.25 31.25], 'FaceColor',[1 1 1]);
rectangle('Position',[625 -1000 31.25 31.25], 'FaceColor',[0 0 0]);
rectangle('Position',[656.25 -1000 31.25 31.25], 'FaceColor',[0 0 0]);
rectangle('Position',[687.5 -968.75 31.25 31.25], 'FaceColor',[1 1 1]);
rectangle('Position',[718.75 -968.75 31.25 31.25], 'FaceColor',[1 1 1]);
rectangle('Position',[687.5 -1000 31.25 31.25], 'FaceColor',[0 0 0]);
rectangle('Position',[718.75 -1000 31.25 31.25], 'FaceColor',[0 0 0]);
rectangle('Position',[750 -781.25 31.25 31.25], 'FaceColor',[0 0 0]);
rectangle('Position',[781.25 -781.25 31.25 31.25], 'FaceColor',[0 0 0]);
rectangle('Position',[750 -812.5 31.25 31.25], 'FaceColor',[1 1 1]);
rectangle('Position',[781.25 -812.5 31.25 31.25], 'FaceColor',[1 1 1]);
rectangle('Position',[875 -781.25 31.25 31.25], 'FaceColor',[0 0 0]);
rectangle('Position',[906.25 -781.25 31.25 31.25], 'FaceColor',[0 0 0]);
rectangle('Position',[875 -812.5 31.25 31.25], 'FaceColor',[1 1 1]);
rectangle('Position',[906.25 -812.5 31.25 31.25], 'FaceColor',[1 1 1]);
rectangle('Position',[937.5 -781.25 31.25 31.25], 'FaceColor',[0 0 0]);
rectangle('Position',[968.75 -781.25 31.25 31.25], 'FaceColor',[0 0 0]);
rectangle('Position',[937.5 -812.5 31.25 31.25], 'FaceColor',[1 1 1]);
rectangle('Position',[968.75 -812.5 31.25 31.25], 'FaceColor',[0 0 0]);
rectangle('Position',[937.5 -843.75 31.25 31.25], 'FaceColor',[1 1 1]);
rectangle('Position',[968.75 -843.75 31.25 31.25], 'FaceColor',[0 0 0]);
rectangle('Position',[937.5 -875 31.25 31.25], 'FaceColor',[1 1 1]);
rectangle('Position',[968.75 -875 31.25 31.25], 'FaceColor',[0 0 0]);
rectangle('Position',[812.5 -906.25 31.25 31.25], 'FaceColor',[0 0 0]);
rectangle('Position',[843.75 -906.25 31.25 31.25], 'FaceColor',[0 0 0]);
rectangle('Position',[812.5 -937.5 31.25 31.25], 'FaceColor',[1 1 1]);
rectangle('Position',[843.75 -937.5 31.25 31.25], 'FaceColor',[1 1 1]);
rectangle('Position',[750 -968.75 31.25 31.25], 'FaceColor',[1 1 1]);
rectangle('Position',[781.25 -968.75 31.25 31.25], 'FaceColor',[1 1 1]);
rectangle('Position',[750 -1000 31.25 31.25], 'FaceColor',[0 0 0]);
rectangle('Position',[781.25 -1000 31.25 31.25], 'FaceColor',[0 0 0]);
rectangle('Position',[812.5 -968.75 31.25 31.25], 'FaceColor',[1 1 1]);
rectangle('Position',[843.75 -968.75 31.25 31.25], 'FaceColor',[1 1 1]);
rectangle('Position',[812.5 -1000 31.25 31.25], 'FaceColor',[0 0 0]);
rectangle('Position',[843.75 -1000 31.25 31.25], 'FaceColor',[0 0 0]);
rectangle('Position',[937.5 -906.25 31.25 31.25], 'FaceColor',[1 1 1]);
rectangle('Position',[968.75 -906.25 31.25 31.25], 'FaceColor',[0 0 0]);
rectangle('Position',[937.5 -937.5 31.25 31.25], 'FaceColor',[1 1 1]);
rectangle('Position',[968.75 -937.5 31.25 31.25], 'FaceColor',[0 0 0]);
rectangle('Position',[875 -968.75 31.25 31.25], 'FaceColor',[1 1 1]);
rectangle('Position',[906.25 -968.75 31.25 31.25], 'FaceColor',[1 1 1]);
rectangle('Position',[875 -1000 31.25 31.25], 'FaceColor',[0 0 0]);
rectangle('Position',[906.25 -1000 31.25 31.25], 'FaceColor',[0 0 0]);
rectangle('Position',[937.5 -968.75 31.25 31.25], 'FaceColor',[1 1 1]);
rectangle('Position',[968.75 -968.75 31.25 31.25], 'FaceColor',[0 0 0]);
rectangle('Position',[937.5 -1000 31.25 31.25], 'FaceColor',[0 0 0]);
rectangle('Position',[968.75 -1000 31.25 31.25], 'FaceColor',[0 0 0]);
X=[933.333,933.333,843.75,843.75,812.5,812.5,625,625,562.5,531.25,531.25,531.25,437.5,437.5,375,312.5,312.5,312.5,312.5,312.5,250,187.5,187.5,187.5,156.25,156.25,125,125,66.6667];
Y=[-933.333,-933.333,-906.25,-906.25,-875,-875,-750,-750,-687.5,-687.5,-687.5,-687.5,-625,-625,-562.5,-500,-500,-468.75,-468.75,-375,-312.5,-250,-218.75,-187.5,-156.25,-156.25,-125,-125,-66.6667];
hold on;
plot(X,Y,'r');
legend('3593.69','Location','southoutside');
